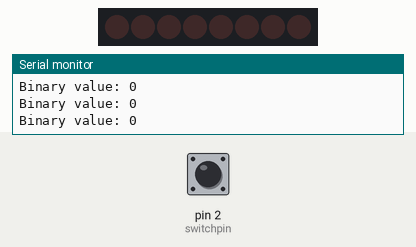
Recording of a sketch running on a simulated Arduino Uno, built with avr-gcc and run on an emulated ATmega328P. Parts: 8 shift-register outputs drawn as a row of LEDs (first output left, lit = HIGH), the last lines printed to the serial monitor. Wiring (from diagram.json): shift register (74HC595): data pin 4; shift clock pin 5; latch pin 3; row of LEDs: on Q0, Q1, Q2, Q3, Q4, Q5, Q6, Q7. Inputs (shaded band) come from the test bench; at power-on: pin 2 (switchpin) HIGH.

Above: at 1.2 s.
1.3 s: pin 2 (switchpin) pulled LOW for 0.15 s
At 1.9 s:
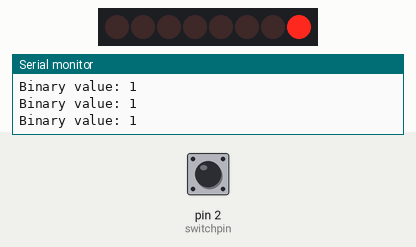
2.9 s: pin 2 (switchpin) pulled LOW for 1 s
At 4.4 s:
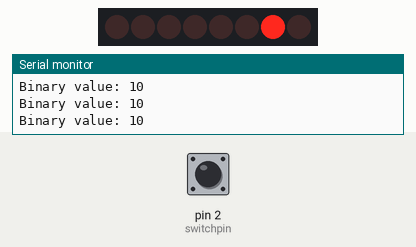
5.4 s: pin 2 (switchpin) pulled LOW for 0.15 s
At 6.4 s:
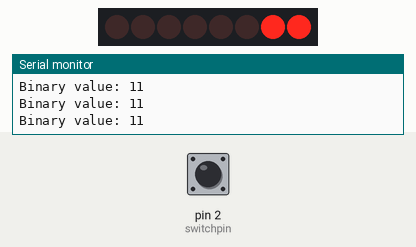
7.0 s: pin 2 (switchpin) pulled LOW for 3.2 s
At 7.7 s:
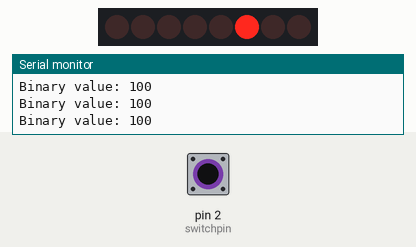
11.7 s: pin 2 (switchpin) pulled LOW for 0.15 s
At 12.9 s:
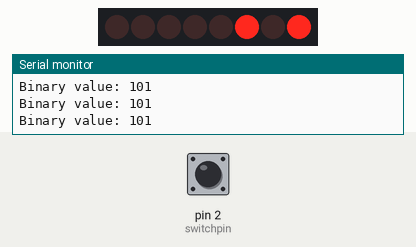
13.3 s: pin 2 (switchpin) pulled LOW for 1 s
At 14.2 s:
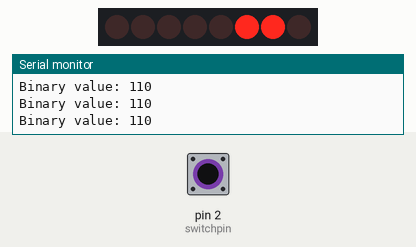
Timing chart, 0 to 16.3 s (numbered marks = the images above; inputs shaded):
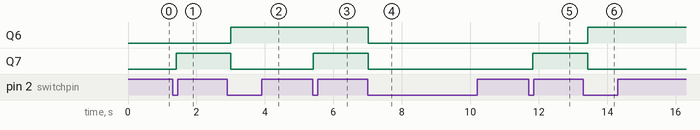

Measured:
- after the input at 1.3 s, Q7: LOW → HIGH after 0.10 s
- after the input at 2.9 s, Q6: LOW → HIGH after 0.11 s; Q7: HIGH → LOW after 0.11 s
- after the input at 5.4 s, Q7: LOW → HIGH at once
- after the input at 7.0 s, Q6, Q7: HIGH → LOW at once
- after the input at 11.7 s, Q7: LOW → HIGH after 0.12 s
- after the input at 13.3 s, Q6: LOW → HIGH after 0.12 s; Q7: HIGH → LOW after 0.12 s

The sketch:

sketch.ino
```cpp
const  short int dataPin=4;
const   short int storagePin=3;
const   short int clockPin=5;
const  short int switchpin=2;
 short int switchval;
unsigned long previous_time=0;
short int read_time=200;//time to  read the value  from  the serial monitor to increase readability
void setup() {
  // put your setup code here, to run once:
  pinMode(dataPin, OUTPUT);
  pinMode(storagePin, OUTPUT);
  pinMode(clockPin, OUTPUT);
  attachInterrupt(digitalPinToInterrupt(switchpin),bit_increament,FALLING);//handle the task at the button press
  pinMode(switchpin, INPUT_PULLUP);//enable buit-in pull_up resistor
  Serial.begin(9600);//start serial communication

}volatile byte bin=0b00000000; //initialize the 8 bit binary value from 0


void loop() {
  // put your main code here, to run repeatedly:
  //to overcome race condition in isr and loop
byte safeCopy;
noInterrupts(); // disable interrupts temporarily
safeCopy = bin;
interrupts();
digitalWrite(storagePin, LOW);
shiftOut(dataPin,clockPin,LSBFIRST,safeCopy);
digitalWrite(storagePin, HIGH);
Serial.print("Binary value: ");
Serial.println(safeCopy,BIN);
delay(read_time);

}
void bit_increament(){
  if(millis()-previous_time>=200UL){
   bin++;
  previous_time=millis();}

}
```
